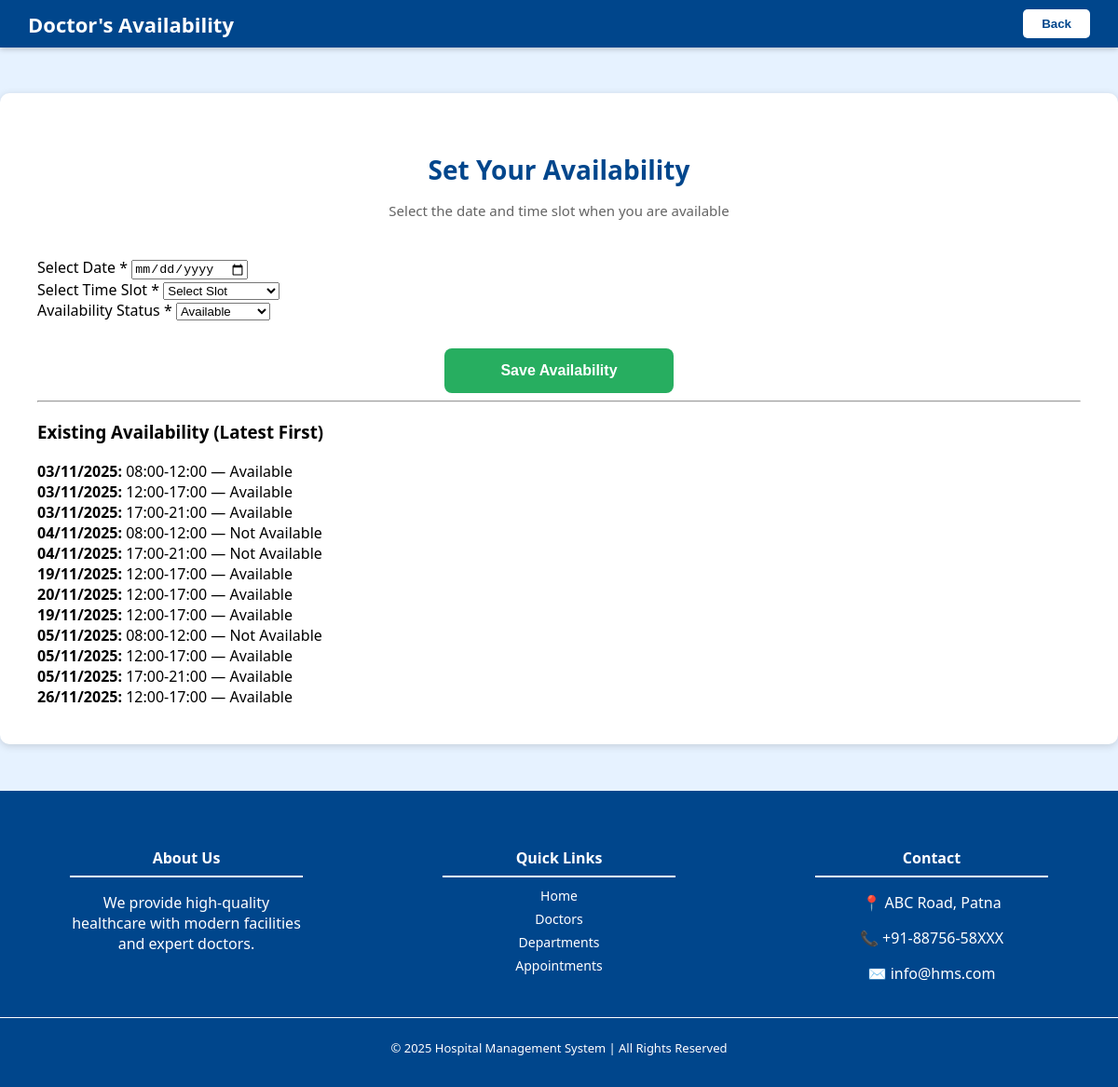
Page /doctor/availability (signed in) on the committed database.
### app.py (models this page shows)
class DoctorAvailability(db.Model):
    id = db.Column(db.Integer, primary_key=True)
    doctor_id = db.Column(db.Integer, db.ForeignKey('doctor.id'), nullable=False)
    date = db.Column(db.Date, nullable=False)
    time_slot = db.Column(db.String(20), nullable=False)  # 08:00-12:00
    is_available = db.Column(db.Boolean, default=True)
    doctor = db.relationship('Doctor', backref='availability')

### app.py (the view, shortened to what this page needs)
@app.route('/doctor/availability', methods=['GET', 'POST'])
def doctor_availability():
    if session.get('user_type') != 'doctor':
        return redirect(url_for('login'))
    doctor_id = session['user_id']
    doctor = Doctor.query.get_or_404(doctor_id)
    availability = DoctorAvailability.query.filter_by(
        doctor_id=doctor_id
    ).order_by(DoctorAvailability.date).all()
    return render_template(
        'doct_availability.html',
        doctor=doctor,
        availability=availability
    )

### templates/doct_availability.html (shortened to what this page needs)
<!DOCTYPE html>
<html lang="en">
<head>
    <link rel="stylesheet" href="{{ url_for('static', filename='doct_availibilty.css') }}">
</head>
<body>
    <header>
        <div class="nav-bar">
            <h2>Doctor's Availability</h2>
            <input type="button" class="back-btn" value="Back"
                onclick="window.location.href='{{ url_for('doctor_dashboard') }}'">
        </div>
    </header>
    <main>
        <div class="availability-container">
            <h2 class="section-title">Set Your Availability</h2>
            <p class="instruction">Select the date and time slot when you are available</p>
            <form id="availability-form" method="POST" action="{{ url_for('doctor_availability') }}">
                <div class="form-group">
                    <label>Select Date <span class="required">*</span></label>
                    <input type="date" name="date" required>
                </div>
                <div class="form-group">
                    <label>Select Time Slot <span class="required">*</span></label>
                    <select name="time_slot" required>
                        <option value="">Select Slot</option>
                    </select>
                </div>
                <div class="form-group">
                    <label>Availability Status <span class="required">*</span></label>
                    <select name="is_available" required>
                        <option value="true">Available</option>
                    </select>
                </div>
                <div class="button-group">
                    <input type="submit" value="Save Availability" class="save-btn">
                </div>
            </form>
            <hr>
            <h3>Existing Availability (Latest First)</h3>
            <div class="availability-slots">
                {% for slot in doctor.availability %}
                <div class="slot-item {% if slot.is_available %}available{% else %}unavailable{% endif %}">
                    <strong>{{ slot.date.strftime('%d/%m/%Y') }}:</strong>
                    {{ slot.time_slot }} —
                    {% if slot.is_available %} Available {% else %} Not Available {% endif %}
                </div>
                {% endfor %}
            </div>
        </div>
    </main>
    <footer>
        <div class="footer">
            <div class="footer-container">
                <div class="footer-section">
                    <h4>About Us</h4>
                    <p>We provide high-quality healthcare with modern facilities and expert doctors.</p>
                </div>
                <div class="footer-section">
                    <h4>Quick Links</h4>
                    <a href="{{ url_for('index') }}">Home</a>
                    <a href="{{ url_for('doctor_list') }}">Doctors</a>
                    <a href="#departments">Departments</a>
                    <a href="{{ url_for('login') }}">Appointments</a>
                </div>
                <div class="footer-section" id="contact">
                    <h4>Contact</h4>
                    <p>📍 ABC Road, Patna</p>
                    <p>📞 +91-88756-58XXX</p>
                    <p>✉️ info@hms.com</p>
                </div>
            </div>
            <div class="footer-bottom">
                <p>© 2025 Hospital Management System | All Rights Reserved</p>
            </div>
    </footer>
</body>
</html>

### static/doct_availibilty.css (style rules this page uses)
body { font-family: 'Segoe UI', Tahoma, Geneva, Verdana, sans-serif, Arial, Helvetica, sans-serif; margin: 0; padding-top: 50px; background-color: rgb(230, 242, 255); }
.nav-bar { display: flex; flex-direction: row; align-items: center; justify-content: space-between; background-color: rgb(0, 70, 140); top: 0; left: 0; width: 100%; position: fixed; z-index: 1000; box-sizing: border-box; color: white; padding: 10px 30px; box-shadow: 0 2px 6px rgba(0, 0, 0, 0.2); }
.nav-bar h2 { margin: 0; font-size: 22px; }
.back-btn { padding: 8px 20px; background-color: white; color: rgb(0, 70, 140); border: none; border-radius: 5px; font-weight: bold; cursor: pointer; transition: 0.3s ease; }
.availability-container { max-width: 1200px; margin: 50px auto; background-color: white; padding: 40px; border-radius: 10px; box-shadow: 0 2px 8px rgba(0, 0, 0, 0.15); }
.section-title { text-align: center; color: rgb(0, 70, 140); margin-bottom: 10px; font-size: 28px; }
.instruction { text-align: center; color: rgb(100, 100, 100); margin-bottom: 40px; font-size: 15px; }
.button-group { text-align: center; margin-top: 30px; }
.save-btn { padding: 15px 60px; background-color: rgb(39, 174, 96); color: white; border: none; border-radius: 8px; font-weight: bold; font-size: 16px; cursor: pointer; transition: 0.3s ease; }
footer { background-color: rgb(0, 70, 140); color: white; padding: 20px 0; text-align: center; margin-top: 50px; }
.footer-container { display: flex; justify-content: space-around; flex-wrap: wrap; margin: 10px 0; }
.footer-section { width: 250px; margin: 10px; }
.footer-section h4 { border-bottom: 2px solid white; padding-bottom: 8px; margin-bottom: 10px; }
.footer-section a { color: white; text-decoration: none; display: block; margin-bottom: 6px; font-size: 14px; text-align: center; }
.footer-bottom { border-top: 1px solid white; padding-top: 10px; font-size: 13px; color: white; }

### rows in the picture
DoctorAvailability: date "03/11/2025", time_slot "08:00-12:00", is_available "Available"
DoctorAvailability: date "03/11/2025", time_slot "12:00-17:00", is_available "Available"
DoctorAvailability: date "03/11/2025", time_slot "17:00-21:00", is_available "Available"
DoctorAvailability: date "04/11/2025", time_slot "08:00-12:00", is_available "Not Available"
DoctorAvailability: date "04/11/2025", time_slot "17:00-21:00", is_available "Not Available"
DoctorAvailability: date "19/11/2025", time_slot "12:00-17:00", is_available "Available"
DoctorAvailability: date "20/11/2025", time_slot "12:00-17:00", is_available "Available"
DoctorAvailability: date "19/11/2025", time_slot "12:00-17:00", is_available "Available"
DoctorAvailability: date "05/11/2025", time_slot "08:00-12:00", is_available "Not Available"
DoctorAvailability: date "05/11/2025", time_slot "12:00-17:00", is_available "Available"
DoctorAvailability: date "05/11/2025", time_slot "17:00-21:00", is_available "Available"
DoctorAvailability: date "26/11/2025", time_slot "12:00-17:00", is_available "Available"
